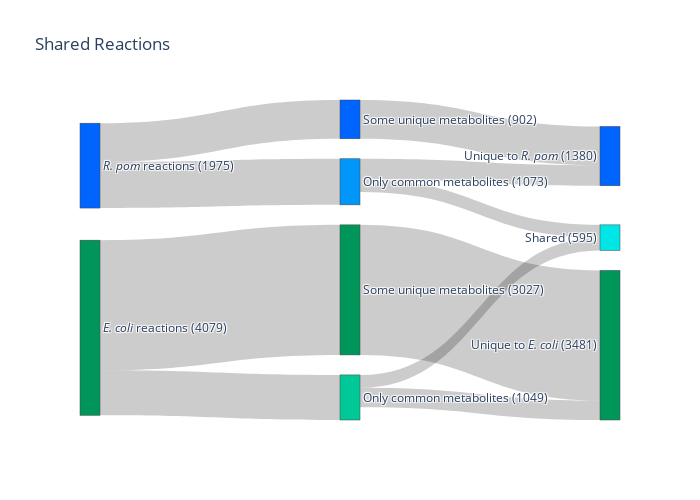

Notebook source saved alongside this figure:
### Code cell
COMMON_COLOR_RPOM = "rgb(0, 150, 250)"
COMMON_COLOR_ECOLI = "rgb(0, 200, 150)"
fig = go.Figure(data=[go.Sankey(
    node=dict(
        pad=20,
        thickness=20,
        label=["<i>R. pom</i> reactions (1975)",  # 0
                "<i>E. coli</i> reactions (4079)",  # 1
                "Only common metabolites (1073)",  # 2, rpom
                "Some unique metabolites (902)",  # 3, rpom
                "Only common metabolites (1049)",  # 4, ecoli
                "Some unique metabolites (3027)",  # 5, ecoli
                "Shared (595)",  # 6
                "Unique to <i>R. pom</i> (1380)",  # 7
                "Unique to <i>E. coli</i> (3481)"  # 8
                ],
        color=[RPOM_COLOR, ECOLI_COLOR, COMMON_COLOR_RPOM, RPOM_COLOR, COMMON_COLOR_ECOLI, ECOLI_COLOR, SHARED_COLOR, RPOM_COLOR, ECOLI_COLOR]
    ),
    link=dict(
        source=[0, 0, 1, 1, 2, 2, 3, 4, 4, 5],
        target=[2, 3, 4, 5, 7, 6, 7, 6, 8, 8],
        value=[1073, 902, 1049, 3027, 478, 595/2, 902, 595/2, 454, 3027]
    ))])

fig.update_layout(title_text="Shared Reactions", font_size=12)
fig.update_layout(
    width=700,
    height=500
)
fig.show()

### Figure 1 — Plotly figure (JSON) as saved in the notebook; plotly's stock layout.template omitted (floating-point values rounded to 4 significant figures)
{"data": [{"link": {"source": [0, 0, 1, 1, 2, 2, 3, 4, 4, 5], "target": [2, 3, 4, 5, 7, 6, 7, 6, 8, 8], "value": [1073, 902, 1049, 3027, 478, 297.5, 902, 297.5, 454, 3027]}, "node": {"color": ["rgb(0,100,255)", "rgb(0,150, 90)", "rgb(0, 150, 250)", "rgb(0,100,255)", "rgb(0, 200, 150)", "rgb(0,150, 90)", "rgb(0, 230, 230)", "rgb(0,100,255)", "rgb(0,150, 90)"], "label": ["<i>R. pom</i> reactions (1975)", "<i>E. coli</i> reactions (4079)", "Only common metabolites (1073)", "Some unique metabolites (902)", "Only common metabolites (1049)", "Some unique metabolites (3027)", "Shared (595)", "Unique to <i>R. pom</i> (1380)", "Unique to <i>E. coli</i> (3481)"], "pad": 20, "thickness": 20}, "type": "sankey"}], "layout": {"font": {"size": 12}, "height": 500, "title": {"text": "Shared Reactions"}, "width": 700}}
